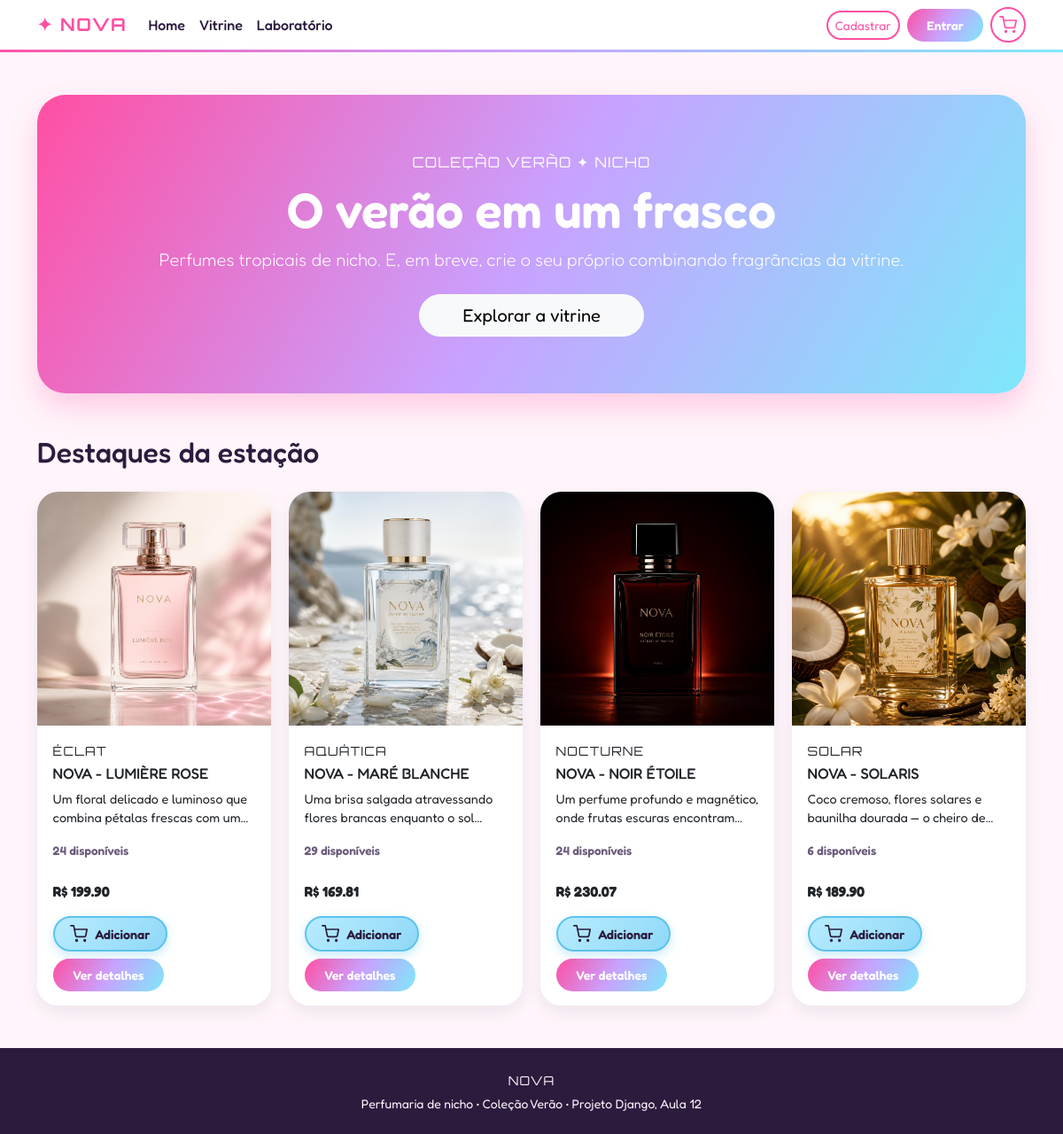
The page / on the database its author committed.
### nova/models.py (models this page shows, shortened)
class Perfume(models.Model):
    FAMILIAS = [
        ("FRU", "Frutal"),
        ("FLO", "Floral"),
        ("GOU", "Gourmand"),
        ("CIT", "Cítrica"),
        ("AQU", "Aquática"),
        ("SOL", "Solar"),
        ("ÉCL", "Éclat"),
        ("NOC", "Nocturne"),
    ]
    nome = models.CharField(max_length=120)
    descricao = models.CharField(max_length=300)
    notas = models.CharField(max_length=200, help_text="Ex: coco, maracujá, baunilha")
    familia = models.CharField(max_length=3, choices=FAMILIAS, default="FRU")
    preco = models.DecimalField(max_digits=8, decimal_places=2)
    imagem_url = models.URLField(blank=True)
    destaque = models.BooleanField(default=False, help_text="Aparece na Home")
    estoque = models.PositiveIntegerField(default=10, help_text="Unidades disponíveis")
    imagem = models.CharField(max_length=100, blank=True, help_text="Nome do arquivo em static/img, ex: solaris.jpg")
    imagem_detalhe = models.CharField(max_length=100, blank=True, help_text="Imagem ao passar o mouse, ex: solaris-detalhes.jpg")
    video = models.CharField(max_length=100, blank=True, help_text="Vídeo do banner da Home (arquivo em static/video), ex: solaris.mp4")
    class Meta:
        ordering = ["nome"]

### nova/views.py (the view)
# urls.py: path("", views.home, name="home"),
def home(request):
    destaques = Perfume.objects.filter(destaque=True)[:4]
    return render(request, "home.html", {"destaques": destaques})

### nova/context_processors.py (called while the page is built)
def carrinho(request):
    dados = request.session.get("carrinho", {})
    return {"carrinho_qtd": sum(dados.values())}

### nova/templates/home.html (shortened to what this page needs)
{% extends 'base.html' %}
{% load static %}
{% block content %}
<section class="hero mb-5">
  <p class="tag-tech mb-2">COLEÇÃO VERÃO ✦ NICHO</p>
  <h1 class="display-4">O verão em um frasco</h1>
  <p class="lead">Perfumes tropicais de nicho. E, em breve, crie o seu próprio combinando fragrâncias da vitrine.</p>
  <a href="{% url 'lista_perfumes' %}" class="btn btn-light btn-lg rounded-pill px-5 mt-2">Explorar a vitrine</a>
</section>
<h2 class="mb-4">Destaques da estação</h2>
<div class="row g-4 justify-content-center vitrine">
  {% for perfume in destaques %}
    <div class="col-md-4">
      <div class="card card-perfume h-100">
        <div class="capa">
          {% include '_capa_perfume.html' %}
        </div>
        <div class="card-body">
          <span class="tag-tech small text-uppercase">{{ perfume.get_familia_display }}</span>
          <h5 class="card-title mt-1">{{ perfume.nome }}</h5>
          <p class="card-text">{{ perfume.descricao }}</p>
          <p class="estoque {% if perfume.estoque <= 5 %}estoque-baixo{% endif %}">
            {% if perfume.estoque == 0 %}Esgotado{% elif perfume.estoque <= 5 %}Restam só {{ perfume.estoque }}{% else %}{{ perfume.estoque }} disponíveis{% endif %}
          </p>
        </div>
        <div class="card-footer bg-white border-0 pb-3">
          <strong class="d-block mb-3">R$ {{ perfume.preco|floatformat:2 }}</strong>
          <div class="d-flex justify-content-between align-items-center gap-2">
            {% if perfume.estoque > 0 %}
              <form method="post" action="{% url 'adicionar_carrinho' perfume.pk %}" class="m-0">
                <button type="submit" class="btn-add">{% include '_icone_carrinho.html' %} Adicionar</button>
              </form>
            {% else %}
              <button type="button" class="btn-add" disabled>Esgotado</button>
            {% endif %}
            <a href="{% url 'detalhe_perfume' perfume.pk %}" class="btn btn-sm btn-aurora">Ver detalhes</a>
          </div>
        </div>
      </div>
    </div>
  {% empty %}
    <p>Nenhum destaque cadastrado ainda. Marque perfumes como destaque no admin.</p>
  {% endfor %}
</div>
{% endblock %}

### nova/templates/_icone_carrinho.html
<svg width="20" height="20" viewBox="0 0 24 24" fill="none" stroke="currentColor" stroke-width="2" stroke-linecap="round" stroke-linejoin="round" aria-hidden="true"><circle cx="9" cy="21" r="1"/><circle cx="20" cy="21" r="1"/><path d="M1 1h4l2.68 13.39a2 2 0 0 0 2 1.61h9.72a2 2 0 0 0 2-1.61L23 6H6"/></svg>

### nova/templates/_capa_perfume.html
{% load static %}
{% if perfume.imagem %}
  <img src="{% static 'img/'|add:perfume.imagem %}" alt="{{ perfume.nome }}">
{% else %}
  🌺
{% endif %}

### nova/static/style.css (style rules this page uses)
:root { --rosa: #ff4fa3; --perola: #fff5fb; --tinta: #2b1b3d; --holo: linear-gradient(120deg, #ff4fa3, #c8a2ff 50%, #7ee8fa); }
body { font-family: 'Fredoka', sans-serif; background: var(--perola); color: var(--tinta); }
.brand-tech, .tag-tech { font-family: 'Orbitron', sans-serif; letter-spacing: 0.08em; }
.btn-aurora { background: var(--holo); border: 0; color: #fff; font-weight: 600; border-radius: 50rem; padding: .5rem 1.4rem; }
.hero { background: var(--holo); color: #fff; border-radius: 2rem; padding: 4rem 2rem; text-align: center; box-shadow: 0 1rem 2rem rgba(255, 79, 163, .25); }
.hero h1 { font-weight: 600; }
.card-perfume { border: 0; border-radius: 1.5rem; box-shadow: 0 .5rem 1.2rem rgba(43, 27, 61, .08); transition: transform .2s, box-shadow .2s; overflow: hidden; }
.estoque { font-size: .85rem; font-weight: 600; color: #6b5b7b; margin-bottom: .5rem; }
.card-perfume .capa { height: auto !important; min-height: 0 !important; display: block; line-height: 0; }
.card-perfume .capa img { width: 100%; height: auto !important; object-fit: contain !important; display: block; }
.btn-add { position: relative; overflow: hidden; display: inline-flex; align-items: center; gap: .5rem; padding: .45rem 1.1rem; font-family: 'Fredoka', sans-serif; font-weight: 600; font-size: .9rem; color: var(--tinta); background: linear-gradient(135deg, #b8ecff, #8fd8f7); border: 2px solid #5cc3ee; border-radius: 50rem; box-shadow: 0 .25rem .7rem rgba(92, 195, 238, .35); cursor: pointer; transition: transform .2s, box-shadow .25s, background .3s, border-color .2s; }
.btn-add::after { content: ""; position: absolute; top: 0; left: -75%; width: 50%; height: 100%; background: linear-gradient(120deg, transparent, rgba(255, 255, 255, .75), transparent); transform: skewX(-20deg); }
.vitrine { max-width: 900px; margin-left: auto; margin-right: auto; }
.vitrine .card-body { padding: 1rem 1.1rem .5rem; }
.vitrine .card-title { font-size: 1.05rem; }
.vitrine .card-text { font-size: .9rem; }
.vitrine .card-footer { padding: .5rem 1.1rem 1rem; }
.vitrine .card-footer .d-flex { flex-wrap: wrap; }
.vitrine { grid-template-columns: repeat(4, minmax(0, 1fr)) !important; gap: 1.25rem !important; justify-content: stretch !important; }
.vitrine .card-text, .vitrine .card-body .text-muted { display: -webkit-box; -webkit-box-orient: vertical; overflow: hidden; }
.vitrine .card-text { -webkit-line-clamp: 2; line-clamp: 2; }
.row.vitrine { display: grid !important; grid-template-columns: repeat(4, minmax(0, 1fr)) !important; gap: 1.25rem !important; width: 100% !important; max-width: none !important; margin: 0 !important; justify-content: stretch !important; }
.row.vitrine > * { width: auto !important; max-width: none !important; flex: none !important; padding: 0 !important; margin: 0 !important; }

### rows shown on the page
Perfume: imagem (picture), familia "ÉCLAT", nome "NOVA - LUMIÈRE ROSE", descricao "Um floral delicado e luminoso que combina pétalas frescas com…", estoque "24", preco "199.90"
Perfume: imagem (picture), familia "AQUÁTICA", nome "NOVA - MARÉ BLANCHE", descricao "Uma brisa salgada atravessando flores brancas enquanto o…", estoque "29", preco "169.81"
Perfume: imagem (picture), familia "NOCTURNE", nome "NOVA - NOIR ÉTOILE", descricao "Um perfume profundo e magnético, onde frutas escuras…", estoque "24", preco "230.07"
Perfume: imagem (picture), familia "SOLAR", nome "NOVA - SOLARIS", descricao "Coco cremoso, flores solares e baunilha dourada — o cheiro…", estoque "6", preco "189.90"
